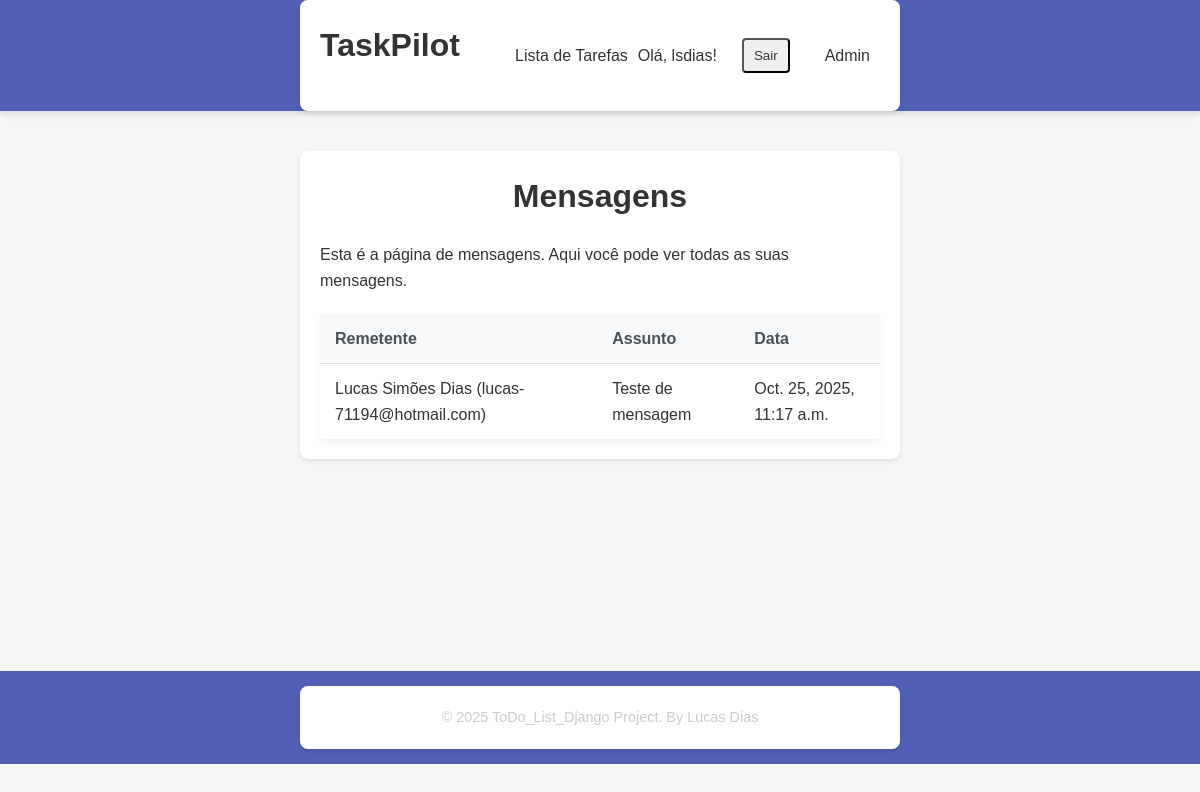
/messages/ (signed in), run on the app's committed database.
### tasks/models.py (models this page shows, shortened)
class ContactMessage(models.Model):
    name = models.CharField(max_length=100)
    email = models.EmailField()
    message = models.TextField()
    sent_at = models.DateTimeField(auto_now_add=True)
    created_at = models.DateTimeField(auto_now_add=True)
    class Meta:
        ordering = ['-sent_at']
        verbose_name = 'Contact Message'
        verbose_name_plural = 'Contact Messages'

### tasks/views.py (the view)
# urls.py: path('messages/', views.MessagePageView.as_view(), name='messages'),
class MessagePageView(LoginRequiredMixin,ListView):
    template_name = 'tasks/messages.html'
    model = ContactMessage
    context_object_name = 'messages'

### tasks/templates/tasks/messages.html
{% extends 'base.html' %} {% block content %}
<h1>Mensagens</h1>
<p>Esta é a página de mensagens. Aqui você pode ver todas as suas mensagens.</p>
<table class="table">
  <thead>
    <tr>
      <th>Remetente</th>
      <th>Assunto</th>
      <th>Data</th>
    </tr>
  </thead>
  <tbody>
    {% for message in messages %}
    <tr>
      <td>{{ message.name }} ({{ message.email }})</td>
      <td>{{ message.message }}</td>
      <td>{{ message.created_at }}</td>
    </tr>
    {% empty %}
    <tr>
      <td colspan="3">Nenhuma mensagem encontrada.</td>
    </tr>
    {% endfor %}
  </tbody>
</table>
{% endblock content %}

### tasks/templates/base.html (shortened to what this page needs)
{% load static %}
<!DOCTYPE html>
<html lang="pt">
  <head>
    <link rel="stylesheet" href="{% static 'css/styles.css' %}" />
  </head>
  <body>
    <body>
      <header class="main-header">
        <div class="container header-content">
          <h1>TaskPilot</h1>
          <nav class="main-nav">
            {% block nav %}
            <a href="{% url 'task_list' %}" class="nav-link"
              >Lista de Tarefas</a
            >
            {% if user.is_authenticated %}
            <span class="welcome-text">Olá, {{ user.username }}!</span>
            <form
              method="post"
              action="{% url 'logout' %}"
              style="display: inline"
            >
              <button type="submit" class="nav-link logout-btn">Sair</button>
            </form>
            {% else %}
            <a href="{% url 'login' %}" class="nav-link">Iniciar Sessão</a>
            <a href="{% url 'signup' %}" class="nav-link cta-button">
              Registar
            </a>
            {% endif %}
            <a href="/admin/" class="nav-link">Admin</a>
            {% endblock nav %}
          </nav>
        </div>
      </header>
      <main class="main-content">
        <div class="container">{% block content %} {% endblock content %}</div>
      </main>
      <footer class="main-footer">
        <div class="container">
          {% block footer %}
          <p>&copy; 2025 ToDo_List_Django Project. By Lucas Dias</p>
          {% endblock footer %}
        </div>
      </footer>
    </body>
  </body>
</html>

### static/css/styles.css (style rules this page uses)
* { box-sizing: border-box; margin: 0; padding: 0; font-family: Arial, sans-serif; }
* { margin: 0; padding: 0; box-sizing: border-box; }
body { font-family: Arial, sans-serif; line-height: 1.6; background-color: #f4f7f6; color: #333; }
.container { width: 90%; max-width: 1200px; margin: 0 auto; }
.main-header { background-color: #5160b4; color: #333; box-shadow: 0 2px 8px rgba(0, 0, 0, 0.15); }
.header-content { display: flex; justify-content: space-between; align-items: center; padding: 15px 0; }
.main-nav { display: flex; align-items: center; }
.main-nav .nav-link { color: #333; text-decoration: none; font-weight: 500; margin-left: 25px; padding: 8px 10px; border-radius: 4px; transition: background-color 0.3s, color 0.3s; }
.main-content { padding: 40px 0; min-height: 70vh; }
table { width: 100%; border-collapse: collapse; background-color: white; box-shadow: 0 4px 8px rgba(0, 0, 0, 0.05); margin-top: 20px; }
thead th { background-color: #e0e0e0; padding: 12px; text-align: left; font-weight: bold; color: #555; }
tbody td { padding: 12px; border-bottom: 1px solid #eee; }
.main-footer { background-color: #5160b4; color: #ccc; text-align: center; padding: 15px 0; font-size: 0.9em; }
h1 { margin-bottom: 20px; color: #333; text-align: center; }
.container { max-width: 600px; margin: 0 auto; background: #fff; padding: 20px; background-origin: padding-box; background-clip: padding-box; border-radius: 8px; box-shadow: 0 2px 4px rgba(0, 0, 0, 0.1); overflow: hidden; }
table { width: 100%; border-collapse: collapse; margin-top: 20px; }
thead th { background-color: #f8f9fa; color: #495057; font-weight: bold; text-align: left; padding: 12px 15px; border-bottom: 1px solid #ddd; }
tbody td { padding: 12px 15px; border-bottom: 1px solid #eee; color: #333; }
tbody tr:last-child td { border-bottom: none; }

### data on the page
ContactMessage: name "Lucas Simões Dias", email "lucas-71194@hotmail.com", message "Teste de mensagem", created_at "Oct. 25, 2025, 11:17 a.m."

### other printed values
{{ user.username }} "lsdias"
